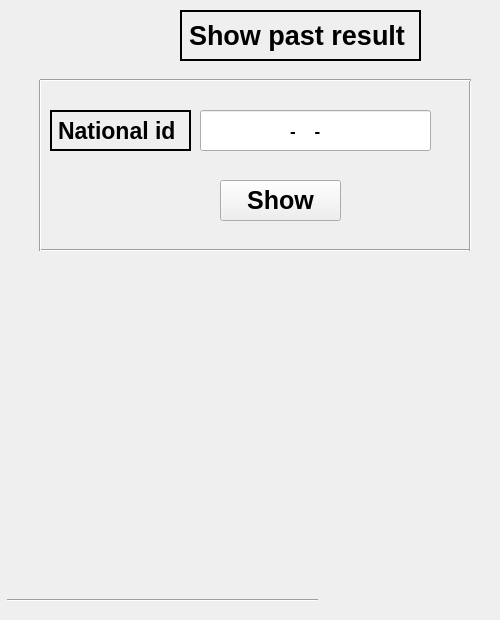
    <widget class="QWidget" name="tab_2">
     <attribute name="title">
      <string>Tab 2</string>
     </attribute>
     <widget class="Line" name="line_34">
      <property name="geometry">
       <rect>
        <x>40</x>
        <y>240</y>
        <width>431</width>
        <height>20</height>
       </rect>
      </property>
      <property name="orientation">
       <enum>Qt::Horizontal</enum>
      </property>
     </widget>
     <widget class="QPushButton" name="pushButton_20">
      <property name="geometry">
       <rect>
        <x>220</x>
        <y>180</y>
        <width>121</width>
        <height>41</height>
       </rect>
      </property>
      <property name="font">
       <font>
        <pointsize>19</pointsize>
        <weight>75</weight>
        <bold>true</bold>
       </font>
      </property>
      <property name="text">
       <string>Show</string>
      </property>
     </widget>
     <widget class="Line" name="line_33">
      <property name="geometry">
       <rect>
        <x>450</x>
        <y>80</y>
        <width>41</width>
        <height>171</height>
       </rect>
      </property>
      <property name="orientation">
       <enum>Qt::Vertical</enum>
      </property>
     </widget>
     <widget class="QLabel" name="label_11">
      <property name="geometry">
       <rect>
        <x>50</x>
        <y>110</y>
        <width>141</width>
        <height>41</height>
       </rect>
      </property>
      <property name="font">
       <font>
        <pointsize>17</pointsize>
        <weight>75</weight>
        <bold>true</bold>
        <strikeout>false</strikeout>
       </font>
      </property>
      <property name="frameShape">
       <enum>QFrame::WinPanel</enum>
      </property>
      <property name="text">
       <string>National id</string>
      </property>
     </widget>
     <widget class="QLineEdit" name="lineEdit_11">
      <property name="geometry">
       <rect>
        <x>200</x>
        <y>110</y>
        <width>231</width>
        <height>41</height>
       </rect>
      </property>
      <property name="font">
       <font>
        <pointsize>13</pointsize>
        <weight>75</weight>
        <bold>true</bold>
       </font>
      </property>
      <property name="inputMask">
       <string>999-9999-9999999</string>
      </property>
      <property name="text">
       <string>--</string>
      </property>
      <property name="alignment">
       <set>Qt::AlignCenter</set>
      </property>
     </widget>
     <widget class="QLabel" name="label_30">
      <property name="geometry">
       <rect>
        <x>180</x>
        <y>10</y>
        <width>241</width>
        <height>51</height>
       </rect>
      </property>
      <property name="font">
       <font>
        <pointsize>20</pointsize>
        <weight>75</weight>
        <bold>true</bold>
        <strikeout>false</strikeout>
       </font>
      </property>
      <property name="frameShape">
       <enum>QFrame::WinPanel</enum>
      </property>
      <property name="text">
       <string>Show past result</string>
      </property>
     </widget>
     <widget class="Line" name="line_9">
      <property name="geometry">
       <rect>
        <x>7</x>
        <y>590</y>
        <width>311</width>
        <height>21</height>
       </rect>
      </property>
      <property name="orientation">
       <enum>Qt::Horizontal</enum>
      </property>
     </widget>
     <widget class="Line" name="line_37">
      <property name="geometry">
       <rect>
        <x>20</x>
        <y>80</y>
        <width>41</width>
        <height>171</height>
       </rect>
      </property>
      <property name="orientation">
       <enum>Qt::Vertical</enum>
      </property>
     </widget>
     <widget class="Line" name="line_38">
      <property name="geometry">
       <rect>
        <x>40</x>
        <y>70</y>
        <width>431</width>
        <height>20</height>
       </rect>
      </property>
      <property name="orientation">
       <enum>Qt::Horizontal</enum>
      </property>
     </widget>
    </widget>
